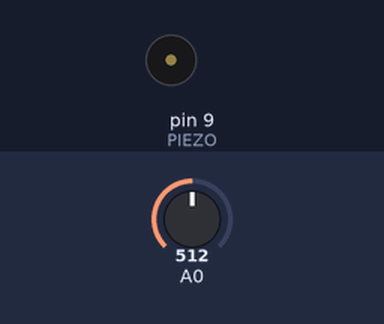
Simulated run of this sketch. Board: Arduino Uno, built with avr-gcc and run on an emulated ATmega328P. Parts: buzzer (waves = sounding). The inputs (shaded band) are chosen by the test bench; at power-on: A0 = 512.

Above: at 1.2 s.
1.3 s: A0 set to 1023
At 2.5 s:
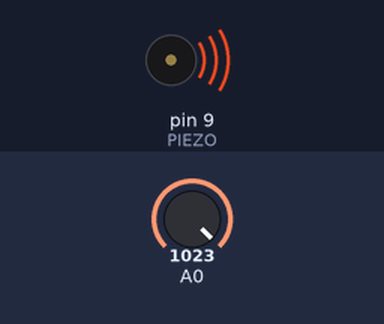
2.8 s: A0 set to 906
At 3.3 s:
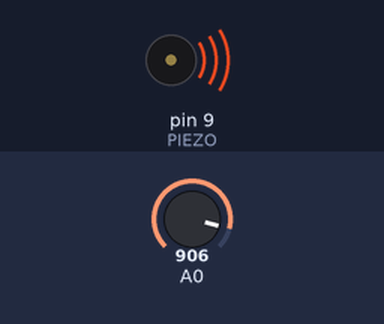
4.3 s: A0 set to 880
At 5.0 s:
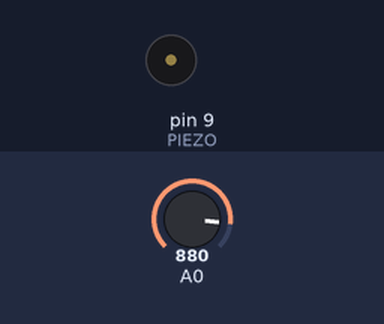
13.3 s: A0 set to 716
Timing chart, 0 to 16.3 s (numbered marks = the images above; inputs shaded):
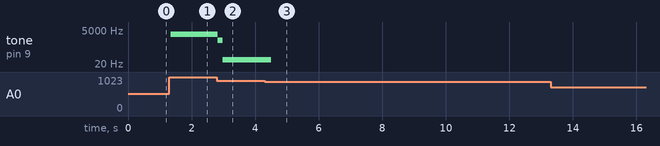

The sketch:

Piezo.ino
```cpp
#define PIEZO 9
int bit = 0;

void setup() {
  pinMode(PIEZO, OUTPUT);
}

void loop() {

  int value = analogRead(A0);
  Serial.println(value);

  bit = map(value, 0, 1023, 100, 0);

  digitalWrite(PIEZO, HIGH);  // 5V
  delay(bit);
  digitalWrite(PIEZO, LOW);
  delay(bit);
}
```

Measured:
- the behaviour switches between 891 and 890 on A0 (found by bisection; images 2 and 3)
- after the input at 1.3 s, tone on pin 9 (PIEZO): silent → 2543 Hz after 0.05 s
- after the input at 2.8 s, tone on pin 9 (PIEZO): 2543 Hz → 960 Hz at once, → 41 Hz 0.16 s later
- after the input at 4.3 s, tone on pin 9 (PIEZO): 41 Hz → silent after 0.21 s
